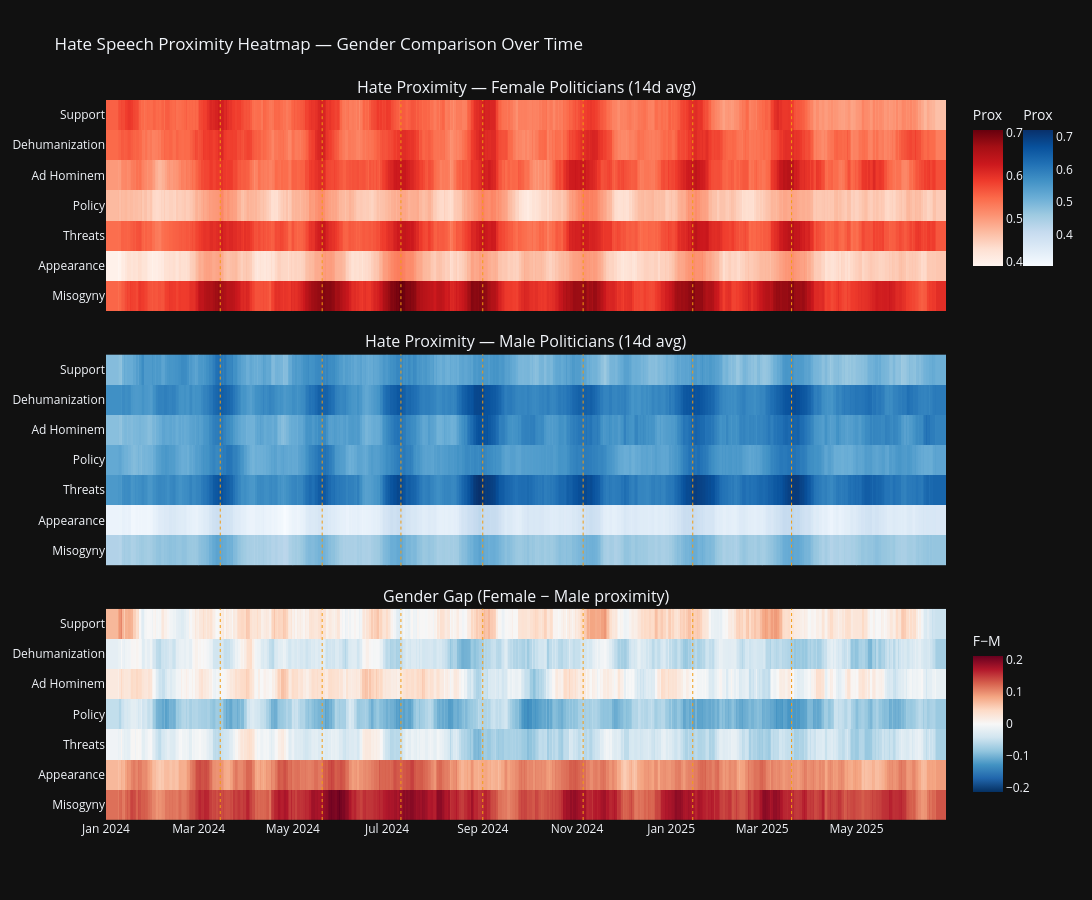

The notebook cell saved with this chart:
### Code cell
# ── 4c. Hate anchor heatmap: female vs male over time ────────────
# Average anchor distances across all female/male politicians, smoothed
# Must handle different trajectory lengths by truncating to common length

n_anchors = len(ANCHOR_NAMES)

def gender_anchor_matrix(gender):
    """Proximity matrix (time × anchor) averaged across politicians of one gender.
    Truncates to shortest trajectory length for alignment."""
    pols = [n for n, info in POLITICIANS.items() if info['gender'] == gender]
    matrices = []
    for name in pols:
        proj = projections[name]
        dists = np.array([d for _, d in proj])
        matrices.append(1.0 - dists)  # proximity
    # Truncate to shortest length
    min_len = min(m.shape[0] for m in matrices)
    matrices = [m[:min_len] for m in matrices]
    return np.mean(matrices, axis=0), min_len

fem_matrix, fem_len = gender_anchor_matrix('female')
male_matrix, male_len = gender_anchor_matrix('male')
common_len = min(fem_len, male_len)
fem_matrix = fem_matrix[:common_len]
male_matrix = male_matrix[:common_len]

# Common date axis from first politician, truncated to common length
ref_proj = projections[list(projections.keys())[0]]
ref_dates = [pd.Timestamp(ts, unit='s') for ts, _ in ref_proj][:common_len]

# Smooth with 14-day rolling window
window = 14
fem_smooth = pd.DataFrame(fem_matrix, columns=ANCHOR_NAMES).rolling(window, center=True).mean().bfill().ffill().values
male_smooth = pd.DataFrame(male_matrix, columns=ANCHOR_NAMES).rolling(window, center=True).mean().bfill().ffill().values

# Difference heatmap: female - male proximity
diff_matrix = fem_smooth - male_smooth

fig = make_subplots(
    rows=3, cols=1, shared_xaxes=True,
    subplot_titles=[
        'Hate Proximity — Female Politicians (14d avg)',
        'Hate Proximity — Male Politicians (14d avg)',
        'Gender Gap (Female − Male proximity)',
    ],
    vertical_spacing=0.06,
)

anchor_labels = [a.replace('_', ' ').title() for a in ANCHOR_NAMES]

fig.add_trace(go.Heatmap(
    z=fem_smooth.T, x=ref_dates, y=anchor_labels,
    colorscale='Reds', colorbar=dict(title='Prox', x=1.02, len=0.25, y=0.88),
), row=1, col=1)

fig.add_trace(go.Heatmap(
    z=male_smooth.T, x=ref_dates, y=anchor_labels,
    colorscale='Blues', colorbar=dict(title='Prox', x=1.08, len=0.25, y=0.88),
), row=2, col=1)

fig.add_trace(go.Heatmap(
    z=diff_matrix.T, x=ref_dates, y=anchor_labels,
    colorscale='RdBu_r', zmid=0,
    colorbar=dict(title='F−M', x=1.02, len=0.25, y=0.15),
), row=3, col=1)

# Shared date range for all panels
date_range = [ref_dates[0], ref_dates[-1]]
for row in [1, 2, 3]:
    fig.update_xaxes(range=date_range, row=row, col=1)

for event_date, event_name in KEY_EVENTS.items():
    ev_ts = pd.Timestamp(event_date)
    if date_range[0] <= ev_ts <= date_range[1]:
        for row in [1, 2, 3]:
            fig.add_vline(x=ev_ts, row=row, col=1,
                         line=dict(color=C_EVENT, width=1, dash='dot'))

fig.update_layout(
    title='Hate Speech Proximity Heatmap — Gender Comparison Over Time',
    height=900, width=1100, template=TEMPLATE,
)
fig.show()

### Figure 1 — Plotly figure (JSON) as saved in the notebook; plotly's stock layout.template omitted (floating-point values rounded to 4 significant figures; data arrays with more than 128 entries replaced by an {"elided": "..."} marker saying what was removed)
{"data": [{"colorbar": {"len": 0.25, "title": {"text": "Prox"}, "x": 1.02, "y": 0.88}, "colorscale": [[0, "rgb(255,245,240)"], [0.125, "rgb(254,224,210)"], [0.25, "rgb(252,187,161)"], [0.375, "rgb(252,146,114)"], [0.5, "rgb(251,106,74)"], [0.625, "rgb(239,59,44)"], [0.75, "rgb(203,24,29)"], [0.875, "rgb(165,15,21)"], [1, "rgb(103,0,13)"]], "type": "heatmap", "x": {"elided": "545 str values"}, "xaxis": "x", "y": ["Misogyny", "Appearance", "Threats", "Policy", "Ad Hominem", "Dehumanization", "Support"], "yaxis": "y", "z": {"elided": "7x545 float values"}}, {"colorbar": {"len": 0.25, "title": {"text": "Prox"}, "x": 1.08, "y": 0.88}, "colorscale": [[0, "rgb(247,251,255)"], [0.125, "rgb(222,235,247)"], [0.25, "rgb(198,219,239)"], [0.375, "rgb(158,202,225)"], [0.5, "rgb(107,174,214)"], [0.625, "rgb(66,146,198)"], [0.75, "rgb(33,113,181)"], [0.875, "rgb(8,81,156)"], [1, "rgb(8,48,107)"]], "type": "heatmap", "x": {"elided": "545 str values"}, "xaxis": "x2", "y": ["Misogyny", "Appearance", "Threats", "Policy", "Ad Hominem", "Dehumanization", "Support"], "yaxis": "y2", "z": {"elided": "7x545 float values"}}, {"colorbar": {"len": 0.25, "title": {"text": "F−M"}, "x": 1.02, "y": 0.15}, "colorscale": [[0, "rgb(5,48,97)"], [0.1, "rgb(33,102,172)"], [0.2, "rgb(67,147,195)"], [0.3, "rgb(146,197,222)"], [0.4, "rgb(209,229,240)"], [0.5, "rgb(247,247,247)"], [0.6, "rgb(253,219,199)"], [0.7, "rgb(244,165,130)"], [0.8, "rgb(214,96,77)"], [0.9, "rgb(178,24,43)"], [1, "rgb(103,0,31)"]], "type": "heatmap", "x": {"elided": "545 str values"}, "xaxis": "x3", "y": ["Misogyny", "Appearance", "Threats", "Policy", "Ad Hominem", "Dehumanization", "Support"], "yaxis": "y3", "z": {"elided": "7x545 float values"}, "zmid": 0}], "layout": {"annotations": [{"font": {"size": 16}, "showarrow": false, "text": "Hate Proximity — Female Politicians (14d avg)", "x": 0.5, "xanchor": "center", "xref": "paper", "y": 1, "yanchor": "bottom", "yref": "paper"}, {"font": {"size": 16}, "showarrow": false, "text": "Hate Proximity — Male Politicians (14d avg)", "x": 0.5, "xanchor": "center", "xref": "paper", "y": 0.6467, "yanchor": "bottom", "yref": "paper"}, {"font": {"size": 16}, "showarrow": false, "text": "Gender Gap (Female − Male proximity)", "x": 0.5, "xanchor": "center", "xref": "paper", "y": 0.2933, "yanchor": "bottom", "yref": "paper"}], "height": 900, "shapes": [{"line": {"color": "#f39c12", "dash": "dot", "width": 1}, "type": "line", "x0": "2024-03-15T00:00:00", "x1": "2024-03-15T00:00:00", "xref": "x", "y0": 0, "y1": 1, "yref": "y domain"}, {"line": {"color": "#f39c12", "dash": "dot", "width": 1}, "type": "line", "x0": "2024-03-15T00:00:00", "x1": "2024-03-15T00:00:00", "xref": "x2", "y0": 0, "y1": 1, "yref": "y2 domain"}, {"line": {"color": "#f39c12", "dash": "dot", "width": 1}, "type": "line", "x0": "2024-03-15T00:00:00", "x1": "2024-03-15T00:00:00", "xref": "x3", "y0": 0, "y1": 1, "yref": "y3 domain"}, {"line": {"color": "#f39c12", "dash": "dot", "width": 1}, "type": "line", "x0": "2024-05-20T00:00:00", "x1": "2024-05-20T00:00:00", "xref": "x", "y0": 0, "y1": 1, "yref": "y domain"}, {"line": {"color": "#f39c12", "dash": "dot", "width": 1}, "type": "line", "x0": "2024-05-20T00:00:00", "x1": "2024-05-20T00:00:00", "xref": "x2", "y0": 0, "y1": 1, "yref": "y2 domain"}, {"line": {"color": "#f39c12", "dash": "dot", "width": 1}, "type": "line", "x0": "2024-05-20T00:00:00", "x1": "2024-05-20T00:00:00", "xref": "x3", "y0": 0, "y1": 1, "yref": "y3 domain"}, {"line": {"color": "#f39c12", "dash": "dot", "width": 1}, "type": "line", "x0": "2024-07-10T00:00:00", "x1": "2024-07-10T00:00:00", "xref": "x", "y0": 0, "y1": 1, "yref": "y domain"}, {"line": {"color": "#f39c12", "dash": "dot", "width": 1}, "type": "line", "x0": "2024-07-10T00:00:00", "x1": "2024-07-10T00:00:00", "xref": "x2", "y0": 0, "y1": 1, "yref": "y2 domain"}, {"line": {"color": "#f39c12", "dash": "dot", "width": 1}, "type": "line", "x0": "2024-07-10T00:00:00", "x1": "2024-07-10T00:00:00", "xref": "x3", "y0": 0, "y1": 1, "yref": "y3 domain"}, {"line": {"color": "#f39c12", "dash": "dot", "width": 1}, "type": "line", "x0": "2024-09-01T00:00:00", "x1": "2024-09-01T00:00:00", "xref": "x", "y0": 0, "y1": 1, "yref": "y domain"}, {"line": {"color": "#f39c12", "dash": "dot", "width": 1}, "type": "line", "x0": "2024-09-01T00:00:00", "x1": "2024-09-01T00:00:00", "xref": "x2", "y0": 0, "y1": 1, "yref": "y2 domain"}, {"line": {"color": "#f39c12", "dash": "dot", "width": 1}, "type": "line", "x0": "2024-09-01T00:00:00", "x1": "2024-09-01T00:00:00", "xref": "x3", "y0": 0, "y1": 1, "yref": "y3 domain"}, {"line": {"color": "#f39c12", "dash": "dot", "width": 1}, "type": "line", "x0": "2024-11-05T00:00:00", "x1": "2024-11-05T00:00:00", "xref": "x", "y0": 0, "y1": 1, "yref": "y domain"}, {"line": {"color": "#f39c12", "dash": "dot", "width": 1}, "type": "line", "x0": "2024-11-05T00:00:00", "x1": "2024-11-05T00:00:00", "xref": "x2", "y0": 0, "y1": 1, "yref": "y2 domain"}, {"line": {"color": "#f39c12", "dash": "dot", "width": 1}, "type": "line", "x0": "2024-11-05T00:00:00", "x1": "2024-11-05T00:00:00", "xref": "x3", "y0": 0, "y1": 1, "yref": "y3 domain"}, {"line": {"color": "#f39c12", "dash": "dot", "width": 1}, "type": "line", "x0": "2025-01-15T00:00:00", "x1": "2025-01-15T00:00:00", "xref": "x", "y0": 0, "y1": 1, "yref": "y domain"}, {"line": {"color": "#f39c12", "dash": "dot", "width": 1}, "type": "line", "x0": "2025-01-15T00:00:00", "x1": "2025-01-15T00:00:00", "xref": "x2", "y0": 0, "y1": 1, "yref": "y2 domain"}, {"line": {"color": "#f39c12", "dash": "dot", "width": 1}, "type": "line", "x0": "2025-01-15T00:00:00", "x1": "2025-01-15T00:00:00", "xref": "x3", "y0": 0, "y1": 1, "yref": "y3 domain"}, {"line": {"color": "#f39c12", "dash": "dot", "width": 1}, "type": "line", "x0": "2025-03-20T00:00:00", "x1": "2025-03-20T00:00:00", "xref": "x", "y0": 0, "y1": 1, "yref": "y domain"}, {"line": {"color": "#f39c12", "dash": "dot", "width": 1}, "type": "line", "x0": "2025-03-20T00:00:00", "x1": "2025-03-20T00:00:00", "xref": "x2", "y0": 0, "y1": 1, "yref": "y2 domain"}, {"line": {"color": "#f39c12", "dash": "dot", "width": 1}, "type": "line", "x0": "2025-03-20T00:00:00", "x1": "2025-03-20T00:00:00", "xref": "x3", "y0": 0, "y1": 1, "yref": "y3 domain"}], "title": {"text": "Hate Speech Proximity Heatmap — Gender Comparison Over Time"}, "width": 1100, "xaxis": {"anchor": "y", "domain": [0, 1], "matches": "x3", "range": ["2024-01-01T00:00:00", "2025-06-28T00:00:00"], "showticklabels": false}, "xaxis2": {"anchor": "y2", "domain": [0, 1], "matches": "x3", "range": ["2024-01-01T00:00:00", "2025-06-28T00:00:00"], "showticklabels": false}, "xaxis3": {"anchor": "y3", "domain": [0, 1], "range": ["2024-01-01T00:00:00", "2025-06-28T00:00:00"]}, "yaxis": {"anchor": "x", "domain": [0.7067, 1]}, "yaxis2": {"anchor": "x2", "domain": [0.3533, 0.6467]}, "yaxis3": {"anchor": "x3", "domain": [0, 0.2933]}}}
